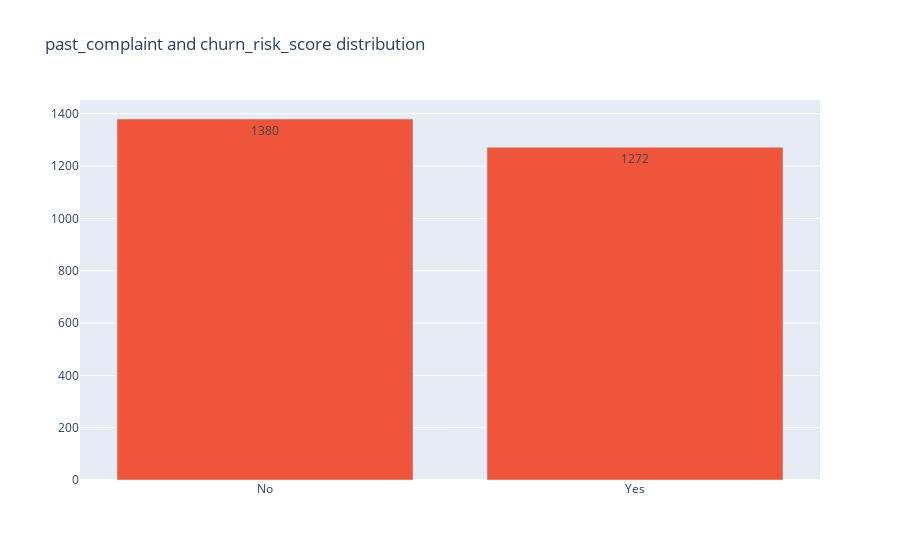

Notebook code for this chart:
### Markdown cell above
### education_level and target dist

### Code cell
grouped_bar_chart_2(attrition_data,"past_complaint", "churn_risk_score")

### Figure 1 — Plotly figure (JSON) as saved in the notebook; plotly's stock layout.template omitted (floating-point values rounded to 4 significant figures)
{"data": [{"name": "no_attrition", "text": [], "textposition": "auto", "type": "bar", "x": ["No", "Yes"], "y": []}, {"name": "attrition", "text": [1380, 1272], "textposition": "auto", "type": "bar", "x": ["No", "Yes"], "y": [1380, 1272]}], "layout": {"barmode": "group", "title": {"text": "past_complaint and churn_risk_score distribution"}}}
